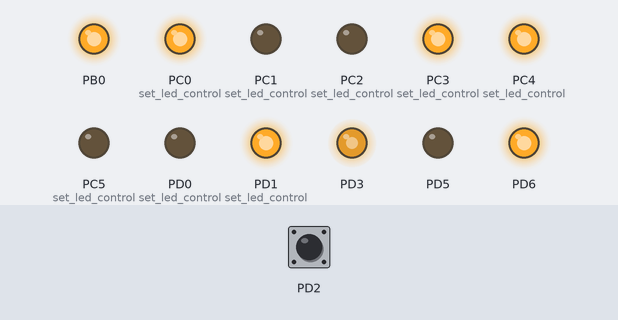
Recording of a program running on a simulated ATmega328P, built with avr-gcc and emulated at 1 MHz. Parts: output pins drawn as LEDs (lit = HIGH). Dashed ring = blinking. The test bench sets the inputs (shaded band); at power-on: PD2 HIGH. Sleep ends after the set time or at an interrupt.

Above: at 1.2 s.
1.3 s: PD2 pulled LOW for 3.2 s
At 5.5 s:
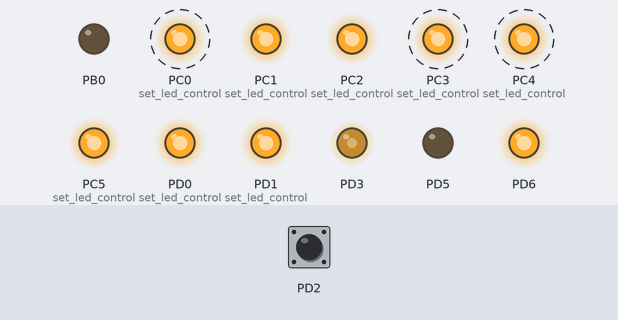
6.0 s: PD2 pulled LOW for 0.15 s
At 6.1 s:
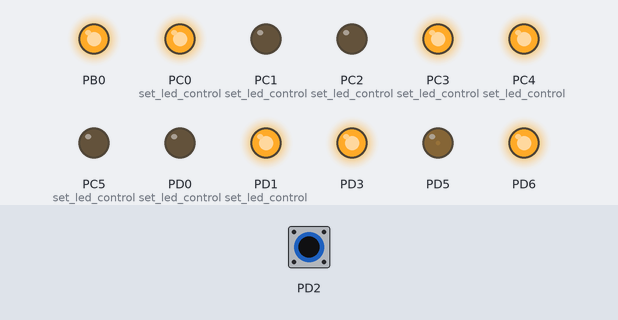
9.1 s: PD2 pulled LOW for 1 s
At 11.7 s:
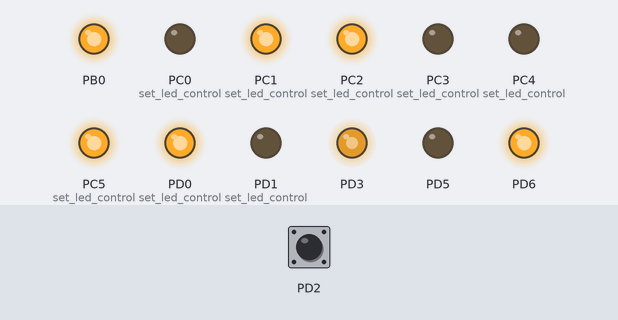
12.1 s: PD2 pulled LOW for 0.15 s
At 12.4 s:
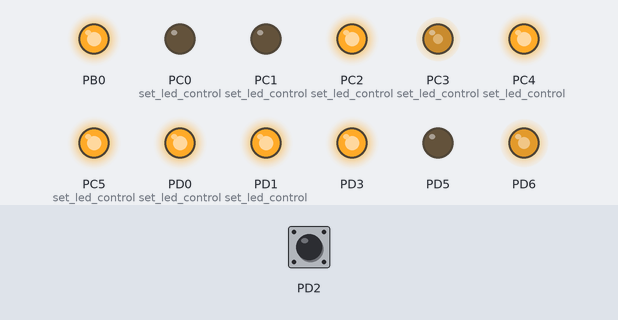
15.1 s: PD2 pulled LOW for 0.15 s
At 17.7 s:
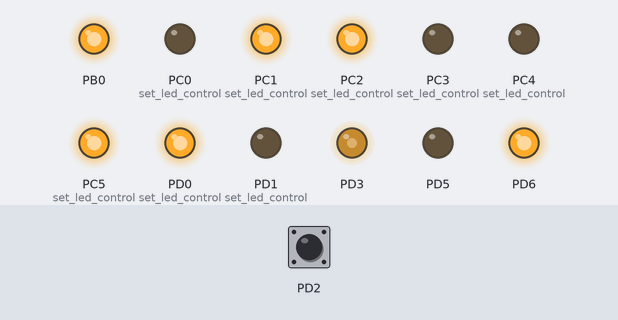
18.1 s: PD2 pulled LOW for 1 s
At 20.02 s:
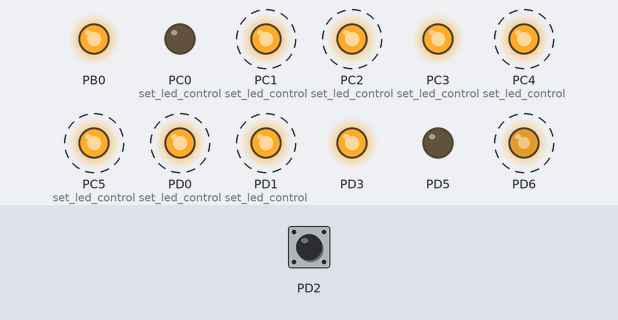
Timing chart, 0 to 23.8 s (numbered marks = the images above; inputs shaded):
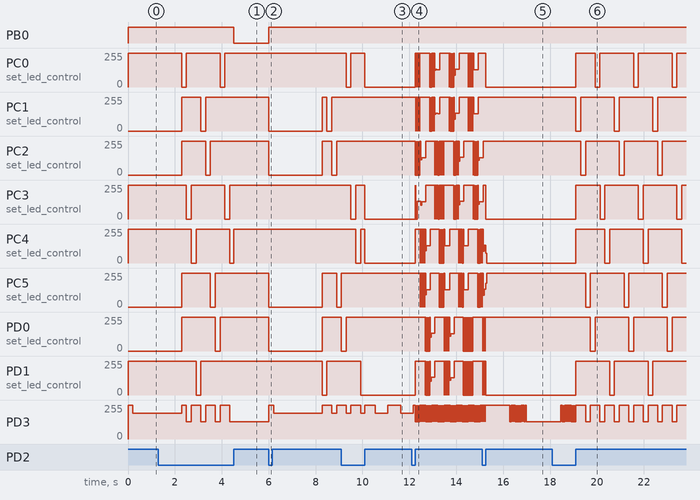

The program:

main.c
```c
/*
 * ctree.c
 *
 * Created: 2015.12.12. 14:20:29
 * Author : Csatti
 */
#define F_CPU 1000000

#include <avr/io.h>
#include "blink.h"
#include "button.h"
#include "progs.h"
#include <util/delay.h>
#include <avr/sleep.h>
#include <avr/eeprom.h>
#include <avr/boot.h>

static const uint16_t EEMEM ADC_2V4	= 442;
static uint8_t (* prog)(uint8_t);
static uint8_t progID = 0;

void battery_check(void)
{
	uint16_t adc;
	uint16_t adc_2v4 = eeprom_read_word(&ADC_2V4);
	set_color(3); // Blue
	set_led_control(0x0F); // Switch on blue lights as a load
	set_intensity(0x7F);
	PRR &= ~_BV(PRADC);
	_delay_ms(200);

	ADMUX = _BV(REFS0) | _BV(MUX3) | _BV(MUX2) | _BV(MUX1); // AVCC as reference, measuring internal 1V1
	ADCSRA = _BV(ADEN) | _BV(ADSC) | _BV(ADIF) | _BV(ADPS1); // ADC enable, start conversion, interrupt flag cleared, prescaler = 4
	while (!(ADCSRA & _BV(ADIF))) {}
	adc = ADC;
	ADCSRA = _BV(ADEN) | _BV(ADSC) | _BV(ADIF) | _BV(ADPS1); // New conversion
	while (!(ADCSRA & _BV(ADIF))) {}
	adc = ADC;
	ADCSRA = 0;
	if (adc > adc_2v4) set_color(1); // Red, about 2.4V and bellow
	else set_color(2); // Green
	PRR |= _BV(PRADC);
	_delay_ms(2000);
	set_led_control(0);
}

void go_to_sleep(void)
{
	EIMSK = _BV(INT0);
	PORTB = 0xFE;
	PORTC = 0x3F;
	PORTD = 0xDF;
	ignorePress = 1;
	set_sleep_mode(SLEEP_MODE_PWR_DOWN);
	sleep_mode();
	PORTB = 0x01;
	PORTD = 0x44;
}


void setup(void)
{
	uint8_t highfuse = boot_lock_fuse_bits_get(GET_HIGH_FUSE_BITS);
	DDRB = 0x01;
	DDRC = 0x3F;
	DDRD = 0x6B;
	PORTB = 0x01;
	PORTC = 0x3F;
	PORTD = 0x47;
	setup_timers();
	setup_button();
	PRR = _BV(PRTWI) | _BV(PRTIM1) | _BV(PRUSART0) | _BV(PRADC); // Switch off TWI, Timer 1, USART and ADC
	if (highfuse & _BV(6)) PRR |= _BV(PRSPI); // debugWire disabled, switch off SPI
}

void next_prog(void)
{
	progID++;
	progID %= 4;
	switch(progID)
	{
		case 0: prog = prog1; break;
		case 1: prog = prog4; break;
		case 2: prog = prog3; break;
		case 3: prog = prog5; break;
		case 4: prog = prog5; break;
	}
	prog(1);
}

int main(void)
{


	setup();
	battery_check();
	prog = prog1;
	prog(1);
    while (1)
    {

		if (prog(0)) next_prog();
		//}
		if (shortPress) {
			shortPress = 0;
			next_prog();
		}
		if (longPress) {
			longPress = 0;
			go_to_sleep();
			battery_check();
		}
		set_sleep_mode(SLEEP_MODE_IDLE);
		sleep_mode();

    }
}
```

blink.c
```c
/*
 * blink.c
 *
 * Created: 2015.12.12. 15:06:02
 *  Author: Csatti
 */

#include "blink.h"

#define INT_RED		_intensity >> 2
#define INT_GREEN	_intensity >> 1
#define INT_BLUE	_intensity >> 4

volatile uint16_t progcnt = 0;
volatile uint8_t prog[200];

volatile uint32_t timeReference = 0;	// time elapsed since start up (approx in 2 milliseconds)
volatile uint16_t timeStep = 1000;

uint8_t _intensity = 0xFF;
uint8_t _color = 0;


void set_led_control(uint8_t control)
{
	for (uint8_t i = 0; i < 8; i++)
	{
		if (control & 1) {
			switch (i)
			{
				case 0: PORTC &= ~_BV(1); break;
				case 1: PORTC &= ~_BV(2); break;
				case 2: PORTC &= ~_BV(5); break;
				case 3: PORTD &= ~_BV(0); break;
				case 4: PORTC &= ~_BV(0); break;
				case 5: PORTC &= ~_BV(3); break;
				case 6: PORTC &= ~_BV(4); break;
				case 7: PORTD &= ~_BV(1); break;
			}
		}
		else
		{
			switch (i)
			{
				case 0: PORTC |= _BV(1); break;
				case 1: PORTC |= _BV(2); break;
				case 2: PORTC |= _BV(5); break;
				case 3: PORTD |= _BV(0); break;
				case 4: PORTC |= _BV(0); break;
				case 5: PORTC |= _BV(3); break;
				case 6: PORTC |= _BV(4); break;
				case 7: PORTD |= _BV(1); break;
			}
		}
		control >>= 1;
	}
}

void set_color(uint8_t color)
{
	_color = color;
	if ((color == 1) || (color == 4)) {
		TCCR0B = _BV(CS01);  // Prescaler = 8
		OCR0A = INT_RED;
		//TCNT0 = 0;
		_color = 1;
		TCCR0A |= _BV(COM0A1) | _BV(COM0A0);
	}
	else
	{
		TCCR0A &= ~(_BV(COM0A1)| _BV(COM0A0));
		PORTD |= _BV(6);
	}
	if (color == 2) {
		OCR2B = INT_GREEN;
		//TCNT2 = 0;
		TCCR2A |= _BV(COM2B1) | _BV(COM2B0);
	}
	else
	{
		TCCR2A &= ~(_BV(COM2B1)| _BV(COM2B0));
		PORTD |= _BV(3);
	}
	if (color == 3) {
		TCCR0B = /*_BV(WGM02) |*/ _BV(CS01) ;//| _BV(CS00); // Prescaler = 64, fast PWM with OCR0A as top
		//OCR0A = 0xFF;
		OCR0B = INT_BLUE;
		//TCNT0 = 0;
		TCCR0A |= _BV(COM0B1);
	}
	else
	{
		TCCR0A &= ~_BV(COM0B1);
		PORTD &= ~_BV(5);
	}
}

void set_intensity(uint8_t intensity)
{
	_intensity = intensity;
	if (_color == 1) OCR0A = INT_RED;
	if (_color == 2) OCR2B = INT_GREEN;
	if (_color == 3) OCR0B = INT_BLUE;
}

void set_color_with_intensity(uint8_t color, uint8_t intensity)
{
	_color = color;
	if ((color == 1) || (color == 4)) {
		_intensity = intensity;
		TCCR0B = _BV(CS01);  // Prescaler = 8
		OCR0A = INT_RED;
		//TCNT0 = 0;
		_color = 1;
		TCCR0A |= _BV(COM0A1) | _BV(COM0A0);
	}
	else
	{
		TCCR0A &= ~(_BV(COM0A1)| _BV(COM0A0));
		PORTD |= _BV(6);
	}
	if (color == 2) {
		_intensity = intensity;
		OCR2B = INT_GREEN;
		//TCNT2 = 0;
		TCCR2A |= _BV(COM2B1) | _BV(COM2B0);
	}
	else
	{
		TCCR2A &= ~(_BV(COM2B1)| _BV(COM2B0));
		PORTD |= _BV(3);
	}
	if (color == 3) {
		_intensity = intensity;
		TCCR0B = /*_BV(WGM02) |*/ _BV(CS01) ;//| _BV(CS00); // Prescaler = 64, fast PWM with OCR0A as top
		//OCR0A = 0xFF;
		OCR0B = INT_BLUE;
		//TCNT0 = 0;
		TCCR0A |= _BV(COM0B1);
	}
	else
	{
		TCCR0A &= ~_BV(COM0B1);
		PORTD &= ~_BV(5);
	}
}

ISR(TIMER2_COMPB_vect)
{
	timeReference++;
	if (timeStep) timeStep--;
}

void setup_timers(void)
{
	cli();

	// Timer 0, PWM for blue and red colors
	TCCR0A = _BV(WGM00) | _BV(WGM01);
	TCNT0 = 0;
	OCR0A = 0x7F;
	OCR0B = 0x7F;

	// Timer 2, PWM for green color
	TCCR2A = _BV(WGM20) | _BV(WGM21);
	TCNT2 = 0x1F; // offset compared to timer 0
	OCR2B = 0x7F;
	OCR2A = 0x7F;
	TIMSK2 = _BV(OCIE2B);

	TCCR0B = _BV(CS01); // Enable timer 0 with prescaler = 8
	TCCR2B = _BV(CS21)/* _BV(WGM22)*/; // Enable timer 2 with prescaler = 8
	sei();
}
```

blink.h
```c
/*
 * blink.h
 *
 * Created: 2015.12.12. 15:05:52
 *  Author: Csatti
 */

#ifndef BLINK_H_
#define BLINK_H_

#include <avr/io.h>
#include <avr/interrupt.h>

extern volatile uint32_t timeReference;	// time elapsed since start up (in milliseconds)
extern volatile uint16_t timeStep;

void set_led_control(uint8_t control);
void set_color(uint8_t color);
void set_intensity(uint8_t intensity);
void set_color_with_intensity(uint8_t color, uint8_t intensity);
void setup_timers(void);


#endif /* BLINK_H_ */
```

button.c
```c
/*
 * button.c
 *
 * Created: 2015.12.15. 15:22:20
 *  Author: Csatti
 */

#include "button.h"
#include "blink.h"

volatile uint8_t shortPress;
volatile uint8_t longPress;
volatile uint8_t ignorePress;
volatile uint32_t buttonPressed;

ISR(INT0_vect)
{
	if (PIND & _BV(2)) {
		if (ignorePress) {
			ignorePress = 0;
			return;
		}
		uint32_t p = timeReference - buttonPressed;
		if ( p > 500) {
			longPress = 1;
			return;
		}
		if ( p > 20) shortPress = 1;
	}
	else buttonPressed = timeReference;

}

void setup_button(void)
{
	EICRA = _BV(ISC00);
	cli();
	EIMSK = _BV(INT0);
	sei();
}
```

button.h
```c
/*
 * button.h
 *
 * Created: 2015.12.15. 15:22:08
 *  Author: Csatti
 */


#ifndef BUTTON_H_
#define BUTTON_H_

#include <avr/io.h>
#include <avr/interrupt.h>

extern volatile uint8_t shortPress;
extern volatile uint8_t longPress;
extern volatile uint8_t ignorePress;

void setup_button(void);


#endif /* BUTTON_H_ */
```

progs.c
```c
/*
 * progs.c
 *
 * Created: 2015.12.16. 14:38:26
 *  Author: Csatti
 */

#include "progs.h"
#include "blink.h"

uint8_t lcnt = 16;
uint8_t lclr = 0;
uint16_t progCnt = 0;

uint8_t prog1(uint8_t init)
{
	if (init) {
		set_intensity(0xFF);
		return 0;
	}
	if (timeStep == 0) {
		timeStep = 100;
		if (lcnt == 0x00) {
			lcnt = 0x1;

		}
		if (++lclr > 3) lclr = 1;
		set_color(lclr);
		set_led_control(lcnt);
		lcnt <<= 1;
		progCnt++;
		if (progCnt > 100) { // cycle num
			progCnt = 0;
			return 1;
		}
	}
	return 0;
}

uint8_t prog2(uint8_t init)
{
	static uint8_t color = 1;
	static uint8_t ledint = 0;

	if (init) {
		ledint = 0;
		color = 1;
		set_color_with_intensity(color, ledint);
		set_led_control(0xFF);
		return 0;
	}
	if (timeStep) return 0;
	timeStep = 25;
	if (!ledint) ledint = 1;
	else
		ledint += (ledint+1) / 2;
	set_intensity(ledint);
	if (ledint > 100) {
		color++;
		ledint = 0;
		timeStep = 200;
		set_intensity(ledint);
		if (color > 2) color = 1;
		set_color(color);
		progCnt++;
		if (progCnt > 6) { //cycle num
			progCnt = 0;
			return 1;
		}
	}
	return 0;
}

uint8_t prog3(uint8_t init)
{
	static uint8_t color;
	static uint8_t ledctrl;
	static uint8_t run;
	static uint8_t runcolor;

	if (init) {
		color = 1;
		run = 0;
		runcolor = 0;
		ledctrl = 0;
		set_color_with_intensity(color, 0xFF);
		set_led_control(0x0);
		return 0;
	}

	if (timeStep) return 0;
	timeStep = 5;
	run++;
	run %= 20;
	if (!run) {
		ledctrl++;
		ledctrl %= 4;
		runcolor++;
		runcolor %= 24; //cycle num
		if (!runcolor) {
			color++;
			if (color == 4) return 1;
		}
	}
	set_led_control(0x0);
	if (run & 1) {
		set_color(color + 1);
		set_led_control(0x11 << ((ledctrl + 1) % 4));
	}
	else
	{
		set_color(color);
		set_led_control(0x11 << ledctrl);
	}
	return 0;
}

uint8_t prog4(uint8_t init)
{
	static uint8_t color;
	static uint8_t run;
	static uint8_t rundir;
	static uint8_t runcolor;

	if (init) {
		color = 1;
		run = 0;
		runcolor = 0;
		rundir = 1;
		set_color_with_intensity(0, 0x7F);
		set_led_control(0xF0);
		return 0;
	}

	if (timeStep) return 0;
	if (rundir) run++;
	else run --;
	if (run == 120) rundir = 0;
	if (!run) {
		runcolor++;
		runcolor %= 2; // cycle num
		rundir = 1;
		if (!runcolor) {
			color++;
			if (color == 4) return 1;
		}
	}
	if (run & 1) {
		timeStep = run / 24;
		if (timeStep) set_color(color + 1);
	}
	else
	{
		timeStep = (120 - run) / 24;
		if (timeStep) set_color(color);
	}
	return 0;


}


uint8_t prog5(uint8_t init)
{
	static uint8_t color;
	static uint8_t run;
	static uint8_t cycle;
	static uint8_t delay;

	if (init) {
		color = 1;
		run = 0;
		cycle = 0;
		delay = 0;
		set_color_with_intensity(0, 0x7F);
		set_led_control(0xF0);
		return 0;
	}

	if (timeStep) return 0;
	if (!delay) {
		if ((run == 0) || (run == 60)) delay = 50;
	}
	if (delay) delay--;
	if (!delay) run++;
	if (run == 120) {
		run = 0;
		color++;
		if (color == 4) {
			color = 1;
			cycle++;
			cycle %= 5; // cycle num
			if (!cycle) return 1;
		}
	}
	if (!(run & 1) && !(delay & 1)) {
		timeStep = run / 12;
		if (timeStep) set_color(color + 1);
	}
	else
	{
		timeStep = (120 - run) / 12;
		if (timeStep) set_color(color);
	}
	return 0;


}
```

progs.h
```c
/*
 * progs.h
 *
 * Created: 2015.12.16. 14:38:16
 *  Author: Csatti
 */


#ifndef PROGS_H_
#define PROGS_H_

#include <avr/io.h>

uint8_t prog1(uint8_t init);
uint8_t prog2(uint8_t init);
uint8_t prog3(uint8_t init);
uint8_t prog4(uint8_t init);
uint8_t prog5(uint8_t init);
#endif /* PROGS_H_ */
```

Measured:
- after the input at 1.3 s, PB0: HIGH → LOW after 3.2 s; PC1 (set_led_control): goes on until 3.3 s, then stays 255/255; PC2 (set_led_control): goes on until 3.5 s, then stays 255/255; PC5 (set_led_control): goes on until 3.7 s, then stays 255/255; PD0 (set_led_control): goes on until 3.9 s, then stays 255/255
- after the input at 6.0 s, PB0: LOW → HIGH at once; PC1 (set_led_control): 255/255 → 0/255 at once, → 255/255 2.3 s later, → 0/255 0.21 s later, → 255/255 0.20 s later
- after the input at 9.1 s, PC1 (set_led_control): stops changing and stays 255/255; PC2 (set_led_control): stays 255/255 (without the input it goes to 0/255 after 1.2 s)
- after the input at 12.1 s, PD5: stops changing and stays 0/255
- after the input at 15.1 s, PC1 (set_led_control): stops changing and stays 255/255; PC2 (set_led_control): goes on until 15.1 s, then stays 255/255; PD0 (set_led_control): goes on until 15.2 s, then stays 255/255; PD1 (set_led_control): goes on until 15.2 s, then stays 0/255; PD5: stops changing and stays 0/255
- after the input at 18.1 s, PC0 (set_led_control): 0/255 → 255/255 after 1.0 s, then repeats every 1.6 s: 0/255 0.20 s, 255/255 1.4 s; PC1 (set_led_control): alternates 255/255 for 1.4 s and 0/255 for 0.20 s, starting after 1.0 s
- by itself, PC0 (set_led_control), PC3 (set_led_control): alternates 255/255 for 1.4 s and 0/255 for 0.20 s
- by itself, PC4 (set_led_control): alternates 255/255 for 1.4 s and 0/255 for 0.18 s
